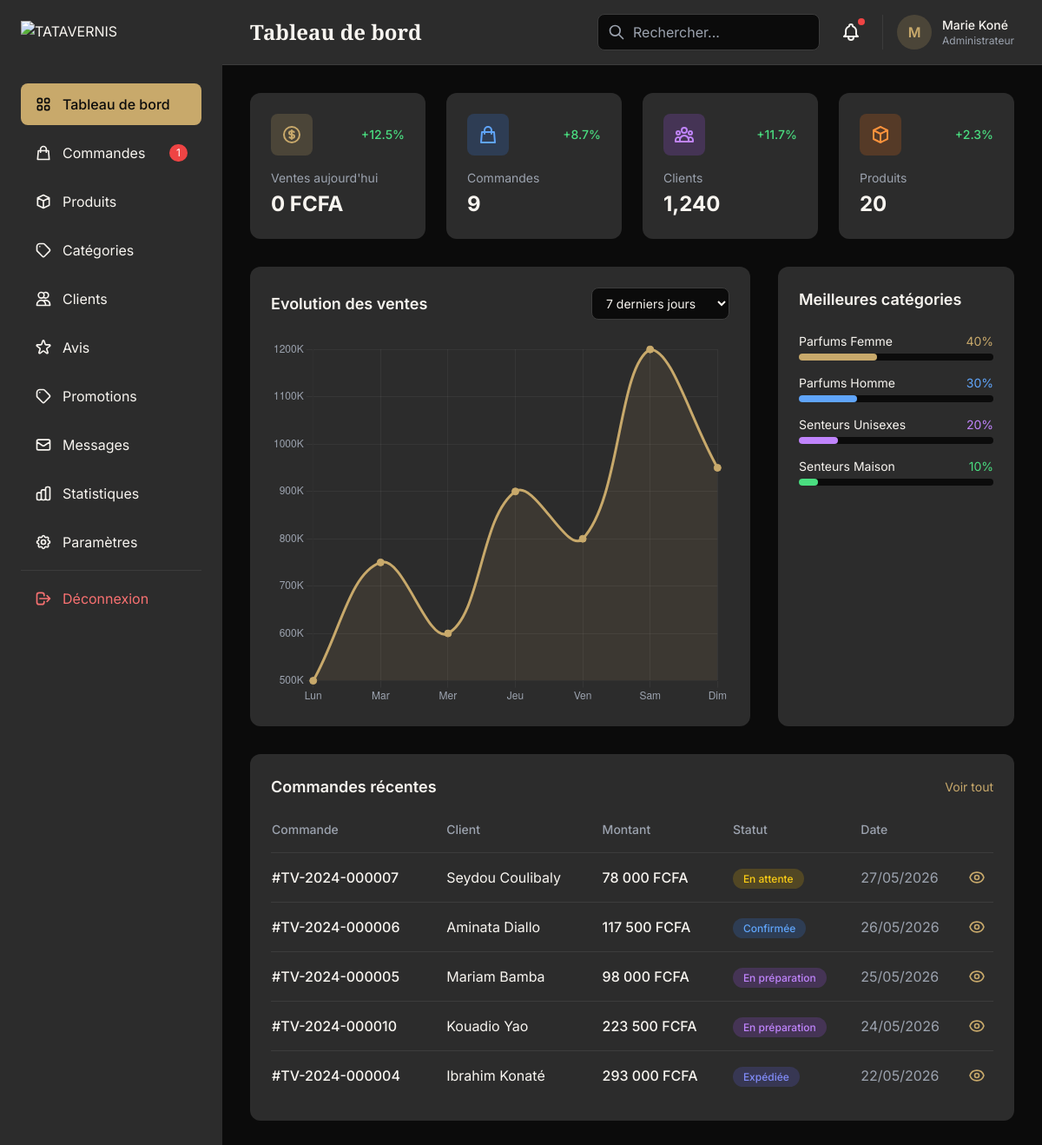
/admin/index.php (signed in), run on the app's committed database.
### tables this page shows
CREATE TABLE orders (
    id INT AUTO_INCREMENT PRIMARY KEY,
    order_number VARCHAR(50) NOT NULL UNIQUE,
    user_id INT,
    
     
    subtotal DECIMAL(12, 2) NOT NULL,
    shipping_cost DECIMAL(10, 2) DEFAULT 0.00,
    discount_amount DECIMAL(10, 2) DEFAULT 0.00,
    tax_amount DECIMAL(10, 2) DEFAULT 0.00,
    total DECIMAL(12, 2) NOT NULL,
    
     
    status ENUM('pending', 'confirmed', 'processing', 'shipped', 'delivered', 'cancelled', 'refunded') DEFAULT 'pending',
    payment_status ENUM('pending', 'paid', 'failed', 'refunded') DEFAULT 'pending',
    payment_method ENUM('cash', 'mobile_money', 'card', 'transfer') DEFAULT 'cash',
    
     
    shipping_method ENUM('standard', 'express', 'pickup') DEFAULT 'standard',
    tracking_number VARCHAR(100) DEFAULT NULL,
    shipped_at TIMESTAMP NULL,
    delivered_at TIMESTAMP NULL,
    
     
    shipping_first_name VARCHAR(100),
    shipping_last_name VARCHAR(100),
    shipping_phone VARCHAR(20),
    shipping_address VARCHAR(255),
    shipping_city VARCHAR(100),
    shipping_country VARCHAR(100) DEFAULT 'Côte d\'Ivoire',
    
     
    coupon_code VARCHAR(50) DEFAULT NULL,
    
     
    customer_notes TEXT DEFAULT NULL,
    admin_notes TEXT DEFAULT NULL,
    
     
    created_at TIMESTAMP DEFAULT CURRENT_TIMESTAMP,
    updated_at TIMESTAMP DEFAULT CURRENT_TIMESTAMP ON UPDATE CURRENT_TIMESTAMP,
    
    FOREIGN KEY (user_id) REFERENCES users(id) ON DELETE SET NULL,
    INDEX idx_order_number (order_number),
    INDEX idx_user (user_id),
    INDEX idx_status (status),
    INDEX idx_created (created_at)
);

CREATE TABLE users (
    id INT AUTO_INCREMENT PRIMARY KEY,
    first_name VARCHAR(100) NOT NULL,
    last_name VARCHAR(100) NOT NULL,
    email VARCHAR(255) NOT NULL UNIQUE,
    phone VARCHAR(20),
    password VARCHAR(255) NOT NULL,
    avatar VARCHAR(255) DEFAULT NULL,
    gender ENUM('homme', 'femme', 'autre') DEFAULT NULL,
    birth_date DATE DEFAULT NULL,
    newsletter BOOLEAN DEFAULT FALSE,
    email_verified BOOLEAN DEFAULT FALSE,
    email_verified_at TIMESTAMP NULL,
    remember_token VARCHAR(255) DEFAULT NULL,
    reset_token VARCHAR(255) DEFAULT NULL,
    reset_token_expires TIMESTAMP NULL,
    loyalty_points INT DEFAULT 0,
    total_spent DECIMAL(12, 2) DEFAULT 0.00,
    orders_count INT DEFAULT 0,
    status ENUM('active', 'inactive', 'banned') DEFAULT 'active',
    last_login TIMESTAMP NULL,
    created_at TIMESTAMP DEFAULT CURRENT_TIMESTAMP,
    updated_at TIMESTAMP DEFAULT CURRENT_TIMESTAMP ON UPDATE CURRENT_TIMESTAMP,
    INDEX idx_email (email),
    INDEX idx_status (status)
);

### admin/index.php (the view, shortened to what the rows shown need)
<?php
require_once '../classes/Order.php';
require_once '../classes/Security.php';
$orderModel = new Order();
$recentOrders = $orderModel->getRecent(5);
?>
<!DOCTYPE html>
<html lang="fr" class="scroll-smooth">
<head>
    <script src="https://cdn.tailwindcss.com"></script>
</head>
<body class="bg-primary text-cream min-h-screen">
    <div class="flex">
        <main class="flex-1 ml-64">
            <header class="bg-muted border-b border-muted-light px-8 py-4 sticky top-0 z-30">
                <div class="flex items-center justify-between">
                    <div>
                        <h1 class="text-2xl font-display font-semibold">Tableau de bord</h1>
                    </div>
                </div>
            </header>
            <div class="p-8">
                <div class="grid lg:grid-cols-3 gap-8">
                    <div class="lg:col-span-2 bg-muted rounded-xl p-6">
                        <div class="flex items-center justify-between mb-6">
                            <h2 class="text-lg font-semibold">Evolution des ventes</h2>
                        </div>
                    </div>
                    <div class="bg-muted rounded-xl p-6">
                        <h2 class="text-lg font-semibold mb-6">Meilleures catégories</h2>
                    </div>
                </div>
                <div class="mt-8 bg-muted rounded-xl p-6">
                    <div class="flex items-center justify-between mb-6">
                        <h2 class="text-lg font-semibold">Commandes récentes</h2>
                    </div>
                    <div class="overflow-x-auto">
                        <table class="w-full">
                            <thead>
                                <tr class="text-left text-sm text-gray-400 border-b border-muted-light">
                                    <th class="pb-4 font-medium">Commande</th>
                                    <th class="pb-4 font-medium">Client</th>
                                    <th class="pb-4 font-medium">Montant</th>
                                    <th class="pb-4 font-medium">Statut</th>
                                    <th class="pb-4 font-medium">Date</th>
                                    <th class="pb-4 font-medium"></th>
                                </tr>
                            </thead>
                            <tbody class="divide-y divide-muted-light">
                                <?php
                                $demoOrders = [
                                    ['order_number' => 'CMD-1255', 'first_name' => 'Awa', 'last_name' => 'Koné', 'total' => 120000, 'status' => 'pending', 'created_at' => date('Y-m-d H:i:s')],
                                    ['order_number' => 'CMD-1254', 'first_name' => 'Yacine', 'last_name' => 'Diarra', 'total' => 80000, 'status' => 'confirmed', 'created_at' => date('Y-m-d H:i:s', strtotime('-1 day'))],
                                    ['order_number' => 'CMD-1253', 'first_name' => 'Mariam', 'last_name' => 'Traoré', 'total' => 99500, 'status' => 'shipped', 'created_at' => date('Y-m-d H:i:s', strtotime('-2 days'))],
                                    ['order_number' => 'CMD-1252', 'first_name' => 'Ismael', 'last_name' => 'Coulibaly', 'total' => 100000, 'status' => 'delivered', 'created_at' => date('Y-m-d H:i:s', strtotime('-3 days'))],
                                    ['order_number' => 'CMD-1251', 'first_name' => 'Fatou', 'last_name' => 'Bamba', 'total' => 75000, 'status' => 'delivered', 'created_at' => date('Y-m-d H:i:s', strtotime('-4 days'))],
                                ];
                                $orders = !empty($recentOrders) ? $recentOrders : $demoOrders;
                                foreach ($orders as $order):
                                ?>
                                <tr>
                                    <td class="py-4">
                                        <span class="font-medium">#<?= $order['order_number'] ?></span>
                                    </td>
                                    <td class="py-4">
                                        <?= Security::e($order['first_name'] . ' ' . $order['last_name']) ?>
                                    </td>
                                    <td class="py-4 font-medium"><?= formatPrice($order['total']) ?></td>
                                    <td class="py-4"><?= orderStatusBadge($order['status']) ?></td>
                                    <td class="py-4 text-gray-400"><?= formatDate($order['created_at']) ?></td>
                                    <td class="py-4">
                                        <a href="commande.php?id=<?= $order['id'] ?? '' ?>" class="text-gold hover:text-gold-light transition-colors">
                                        </a>
                                    </td>
                                </tr>
                                <?php endforeach; ?>
                            </tbody>
                        </table>
                    </div>
                </div>
            </div>
        </main>
    </div>
    <script>
    // Sales Chart
    const ctx = document.getElementById('salesChart').getContext('2d');
    new Chart(ctx, {
        type: 'line',
        data: {
            labels: ['Lun', 'Mar', 'Mer', 'Jeu', 'Ven', 'Sam', 'Dim'],
            datasets: [{
                label: 'Ventes',
                data: [500000, 750000, 600000, 900000, 800000, 1200000, 950000],
                borderColor: '#C8A96B',
                backgroundColor: 'rgba(200, 169, 107, 0.1)',
                fill: true,
                tension: 0.4,
                pointBackgroundColor: '#C8A96B',
                pointBorderColor: '#C8A96B',
                pointRadius: 4
            }]
        },
        options: {
            responsive: true,
            maintainAspectRatio: false,
            plugins: {
                legend: {
                    display: false
                }
            },
            scales: {
                x: {
                    grid: {
                        color: 'rgba(255, 255, 255, 0.05)'
                    },
                    ticks: {
                        color: '#9CA3AF'
                    }
                },
                y: {
                    grid: {
                        color: 'rgba(255, 255, 255, 0.05)'
                    },
                    ticks: {
                        color: '#9CA3AF',
                        callback: function(value) {
                            return (value / 1000) + 'K';
                        }
                    }
                }
            }
        }
    });
    </script>
</body>
</html>

### includes/functions.php (shortened to what the rows shown need)
<?php
function formatPrice($price, $showCurrency = true): string
{
    $formatted = number_format((float)$price, 0, ',', ' ');
    return $showCurrency ? $formatted . ' ' . CURRENCY : $formatted;
}
function formatDate($date, $format = 'd/m/Y'): string
{
    $timestamp = is_string($date) ? strtotime($date) : $date;
    return date($format, $timestamp);
}
function orderStatusBadge(string $status): string
{
    $colors = [
        'pending' => 'bg-yellow-500/20 text-yellow-400',
        'confirmed' => 'bg-blue-500/20 text-blue-400',
        'processing' => 'bg-purple-500/20 text-purple-400',
        'shipped' => 'bg-indigo-500/20 text-indigo-400',
        'delivered' => 'bg-green-500/20 text-green-400',
        'cancelled' => 'bg-red-500/20 text-red-400',
        'refunded' => 'bg-gray-500/20 text-gray-400'
    ];
    $label = ORDER_STATUS[$status] ?? $status;
    $color = $colors[$status] ?? 'bg-gray-500/20 text-gray-400';
    return '<span class="px-3 py-1 rounded-full text-xs font-medium ' . $color . '">' . $label . '</span>';
}

### data on the page
orders: order_number "TV-2024-000007", user.last_name "Seydou Coulibaly", total "78 000 FCFA", status "En attente", created_at "27/05/2026"
orders: order_number "TV-2024-000006", user.last_name "Aminata Diallo", total "117 500 FCFA", status "Confirmée", created_at "26/05/2026"
orders: order_number "TV-2024-000005", user.last_name "Mariam Bamba", total "98 000 FCFA", status "En préparation", created_at "25/05/2026"
orders: order_number "TV-2024-000010", user.last_name "Kouadio Yao", total "223 500 FCFA", status "En préparation", created_at "24/05/2026"
orders: order_number "TV-2024-000004", user.last_name "Ibrahim Konaté", total "293 000 FCFA", status "Expédiée", created_at "22/05/2026"

### other printed values
$orderStats['pending'] "1"
substr($admin['first_name'], 0, 1) "M"
Security::e($admin['full_name']) "Marie Koné"
formatPrice($orderStats['revenue_today'] ?? 0) "0 FCFA"
$orderStats['this_month'] "9"
$productStats['total'] "20"
